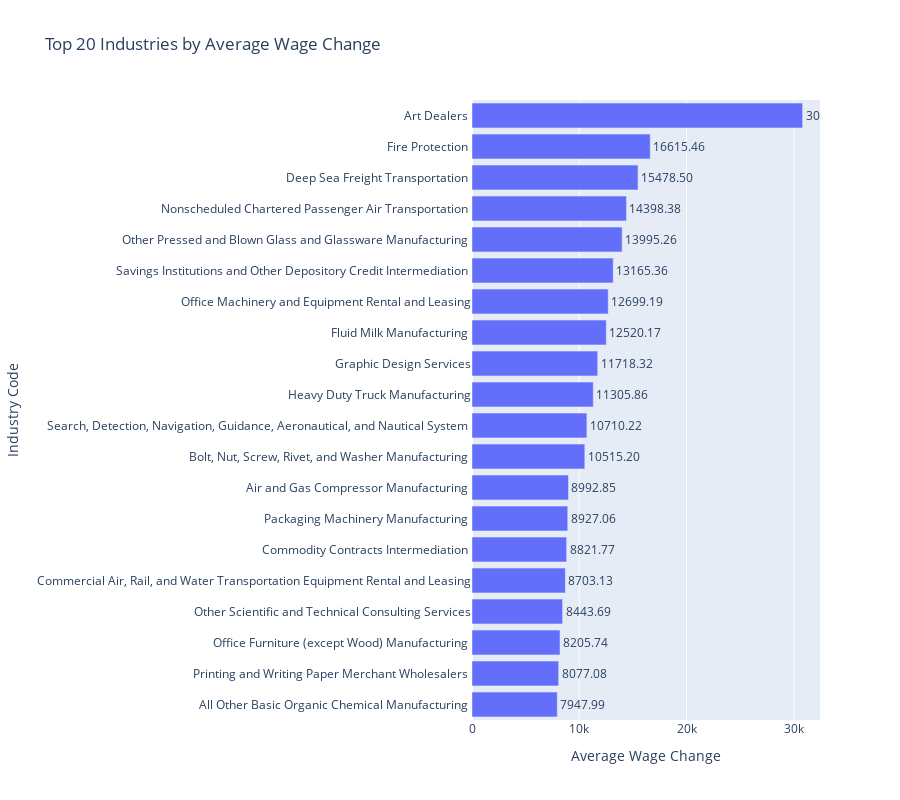

This figure's notebook cell:
### Code cell
# Compute the bottom 20 industries by average wage change
df_plot = wage_change.groupby("industry_code")["wage_change"].mean().sort_values(ascending=False).head(20).reset_index()
df_plot["industry_code"] = df_plot["industry_code"].astype(str).str.slice(0, 75)

# Create a horizontal bar chart
fig = px.bar(
    df_plot, 
    x="wage_change", 
    y="industry_code", 
    orientation="h", 
    title="Top 20 Industries by Average Wage Change",
    labels={"wage_change": "Average Wage Change", "industry_code": "Industry Code"},
    text="wage_change"
)

# Improve layout
fig.update_traces(texttemplate="%{text:.2f}", textposition="outside")
fig.update_layout(yaxis=dict(categoryorder="total ascending"))

# make it taller 
fig.update_layout(height=800)

# Show the plot
fig.show()

### Figure 1 — Plotly figure (JSON) as saved in the notebook; plotly's stock layout.template omitted (floating-point values rounded to 4 significant figures)
{"data": [{"alignmentgroup": "True", "hovertemplate": "Average Wage Change=%{text}<br>Industry Code=%{y}<extra></extra>", "legendgroup": "", "marker": {"color": "#636efa", "pattern": {"shape": ""}}, "name": "", "offsetgroup": "", "orientation": "h", "showlegend": false, "text": [30820.0, 16620.0, 15480.0, 14400.0, 14000.0, 13170.0, 12700.0, 12520.0, 11720.0, 11310.0, 10710.0, 10520.0, 8993.0, 8927.0, 8822.0, 8703.0, 8444.0, 8206.0, 8077.0, 7948.0], "textposition": "outside", "texttemplate": "%{text:.2f}", "type": "bar", "x": [30820.0, 16620.0, 15480.0, 14400.0, 14000.0, 13170.0, 12700.0, 12520.0, 11720.0, 11310.0, 10710.0, 10520.0, 8993.0, 8927.0, 8822.0, 8703.0, 8444.0, 8206.0, 8077.0, 7948.0], "xaxis": "x", "y": ["Art Dealers ", "Fire Protection ", "Deep Sea Freight Transportation ", "Nonscheduled Chartered Passenger Air Transportation ", "Other Pressed and Blown Glass and Glassware Manufacturing ", "Savings Institutions and Other Depository Credit Intermediation ", "Office Machinery and Equipment Rental and Leasing", "Fluid Milk Manufacturing ", "Graphic Design Services", "Heavy Duty Truck Manufacturing", "Search, Detection, Navigation, Guidance, Aeronautical, and Nautical System ", "Bolt, Nut, Screw, Rivet, and Washer Manufacturing ", "Air and Gas Compressor Manufacturing ", "Packaging Machinery Manufacturing ", "Commodity Contracts Intermediation ", "Commercial Air, Rail, and Water Transportation Equipment Rental and Leasing", "Other Scientific and Technical Consulting Services", "Office Furniture (except Wood) Manufacturing ", "Printing and Writing Paper Merchant Wholesalers ", "All Other Basic Organic Chemical Manufacturing "], "yaxis": "y"}], "layout": {"barmode": "relative", "height": 800, "legend": {"tracegroupgap": 0}, "title": {"text": "Top 20 Industries by Average Wage Change"}, "xaxis": {"anchor": "y", "domain": [0, 1], "title": {"text": "Average Wage Change"}}, "yaxis": {"anchor": "x", "categoryorder": "total ascending", "domain": [0, 1], "title": {"text": "Industry Code"}}}}
